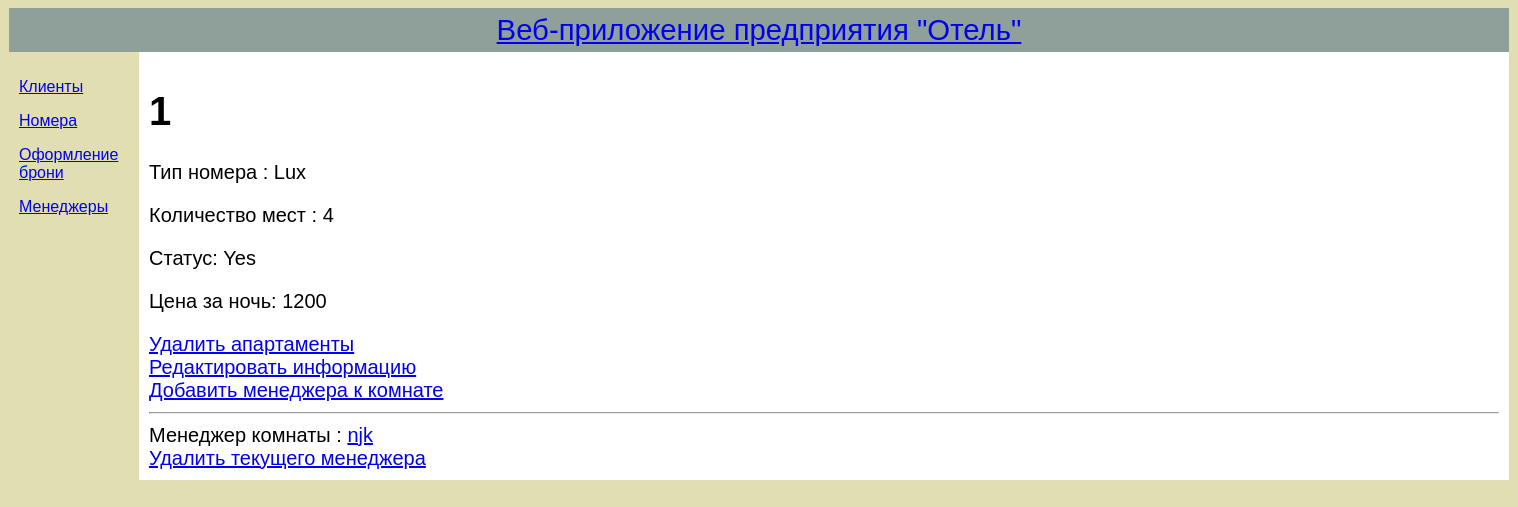
Screenshot of /rooms/1/ with the database file from the repository.
### blog/models.py (models this page shows, shortened)
class Room(models.Model):
	number = models.CharField(max_length=20)
	room_type = models.CharField(max_length=50)
	places = models.CharField(max_length=10)
	status = models.CharField(max_length=5)
	price = models.CharField(max_length=50)

class Manager(models.Model):
    room = models.ForeignKey('blog.Room', on_delete=models.CASCADE, related_name='manager')
    manager_name = models.CharField(max_length=200)
    salary = models.CharField(max_length=50)
    age = models.CharField(max_length=5)

### blog/views.py (the view)
# urls.py: path('rooms/<pk>/', views.room_detail, name='room_detail'),
def room_detail(request, pk):
    room = get_object_or_404(Room, pk=pk)
    return render(request, 'blog/room_detail.html', {'room': room})

### blog/templates/blog/room_detail.html
{% extends 'blog/base.html' %}
{% block content %}
    <div class="room">
        <h1>{{ room.number }}</h1>
        <p>Тип номера : {{ room.room_type|linebreaksbr }}</p>
        <p>Количество мест : {{ room.places|linebreaksbr }}</p>
        <p>Статус: {{ room.status|linebreaksbr }}</p>
        <p>Цена за ночь: {{ room.price|linebreaksbr }}</p>
        <a class="btn btn-default" href="{% url 'room_remove' pk=room.pk %}">Удалить апартаменты</a>
    </div>
    <div class="room">
        <a class="btn btn-default1" href="{% url 'room_edit' pk=room.pk %}">Редактировать информацию</a> </div>
    <a class="btn btn-default2" href="{% url 'add_manager_to_room' pk=room.pk %}">Добавить менеджера к комнате</a>
    <hr>
{% for manager in room.manager.all %}
    <div class="room">
     Менеджер комнаты : <a class="btn btn-default1221" href="{% url 'manager_detail' pk=manager.pk %}">{{manager.manager_name}}</a>
    </div>
    <a class="btn btn-default" href="{% url 'manager_remove' pk=manager.pk %}">Удалить текущего менеджера</a>
{% empty %}
    <p>Добавьте, пожалуйста, менеджера комнаты!</p>
{% endfor %}
{% endblock %}

### blog/templates/blog/base.html (style rules this page uses)
body { font: 10pt Arial, Helvetica, sans-serif; background: #e1dfb1; }

### rows the page displays
Room: number "1", room_type "Lux", places "4", status "Yes", price "1200"
Manager: manager_name "njk"
